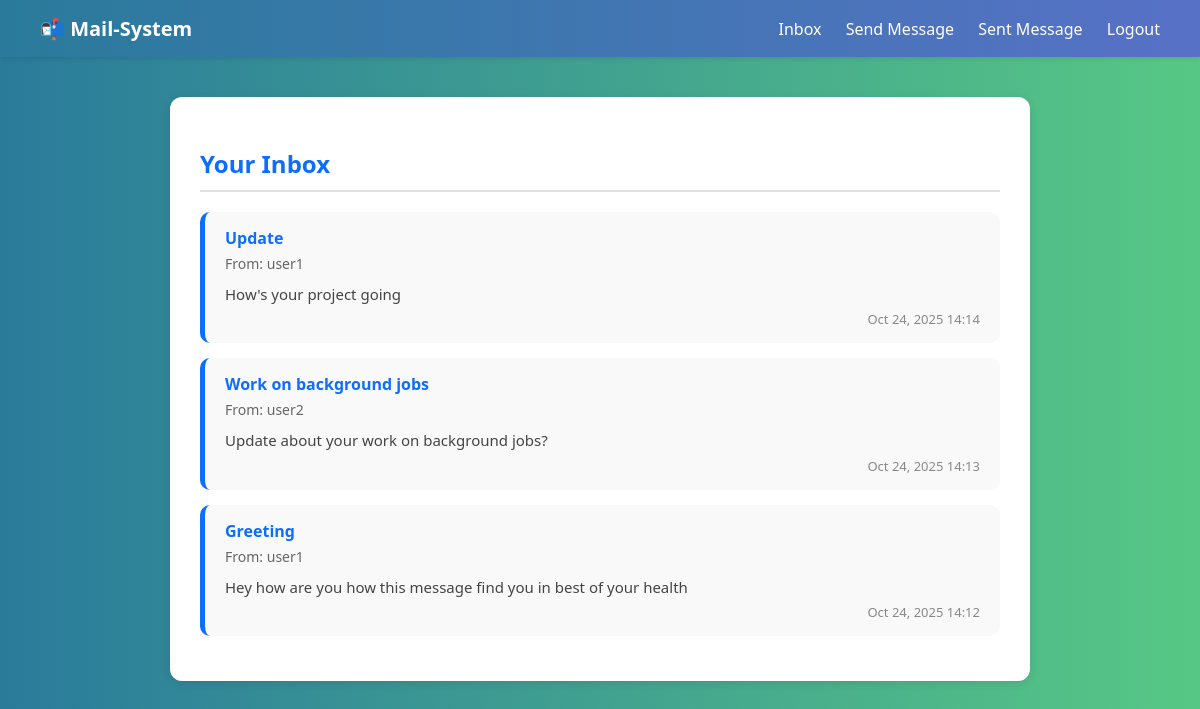
The page /inbox/ (signed in) on the database its author committed.
### mailer/models.py (models this page shows, shortened)
class Message(models.Model):
    sender = models.ForeignKey(User, related_name='sent_messages', on_delete=models.CASCADE)
    receiver = models.ForeignKey(User, related_name='received_messages', on_delete=models.CASCADE)
    subject = models.CharField(max_length=200)
    body = models.TextField()
    created_at = models.DateTimeField(auto_now_add=True)

### mailer/views.py (the view)
# urls.py: path('inbox/', mail_views.inbox, name='inbox'),
@login_required
def inbox(request):
    messages = Message.objects.filter(receiver=request.user).order_by('-created_at')
    return render(request, 'mailer/inbox.html', {'messages': messages})

### mailer/templates/mailer/inbox.html (shortened to what this page needs)
<!DOCTYPE html>
<html lang="en">
<head>
</head>
<body>
  <div class="navbar">
    <h1>📬 Mail-System</h1>
    <div>
      <a href="{% url 'inbox' %}">Inbox</a>
      <a href="{% url 'send_message' %}">Send Message</a>
      <a href="{% url 'sent_messages' %}">Sent Message</a>
      <a href="{% url 'logout' %}">Logout</a>
    </div>
  </div>
  <div class="container">
    <h2>Your Inbox</h2>
    {% if messages %}
      {% for msg in messages %}
        <div class="message">
          <div class="subject">{{ msg.subject }}</div>
          <div class="from">From: {{ msg.sender.username }}</div>
          <p>{{ msg.body }}</p>
          <small>{{ msg.created_at|date:"M d, Y H:i" }}</small>
        </div>
      {% endfor %}
    {% else %}
      <div class="no-messages">
        <p>No messages yet 💌</p>
        <a href="{% url 'send_message' %}" class="btn">Send Your First Message</a>
      </div>
    {% endif %}
  </div>
</body>
</html>

### mailer/templates/mailer/inbox.html (style rules this page uses)
body { font-family: "Segoe UI", Roboto, Arial, sans-serif; background: #2A7B9B; background: linear-gradient(90deg,rgba(42, 123, 155, 1) 0%, rgba(87, 199, 133, 1) 99%); margin: 0; padding: 0; color: #333; }
.navbar { background: #2A7B9B; background: linear-gradient(90deg,rgba(42, 123, 155, 1) 0%, rgba(87, 113, 199, 1) 99%); color: white; padding: 15px 40px; display: flex; justify-content: space-between; align-items: center; box-shadow: 0 2px 5px rgba(0, 0, 0, 0.1); }
.navbar h1 { font-size: 20px; margin: 0; font-weight: 600; }
.navbar a { color: white; text-decoration: none; margin-left: 20px; font-weight: 500; transition: 0.3s; }
.container { max-width: 800px; margin: 40px auto; background: #fff; border-radius: 12px; padding: 30px; box-shadow: 0 2px 10px rgba(0, 0, 0, 0.1); }
h2 { margin-bottom: 20px; border-bottom: 2px solid #e0e0e0; padding-bottom: 10px; color: #0d6efd; }
.message { background: #f9f9f9; padding: 15px 20px; border-radius: 10px; margin-bottom: 15px; border-left: 5px solid #0d6efd; transition: all 0.3s ease; }
.subject { font-weight: 600; font-size: 16px; color: #0d6efd; margin-bottom: 5px; }
.from { color: #666; font-size: 14px; margin-bottom: 10px; }
.message p { font-size: 15px; color: #444; line-height: 1.5; margin: 0 0 5px 0; }
small { display: block; text-align: right; color: #888; font-size: 13px; }

### rows shown on the page
Message: subject "Update", sender.username "user1", body "How's your project going", created_at "Oct 24, 2025 14:14"
Message: subject "Work on background jobs", sender.username "user2", body "Update about your work on background jobs?", created_at "Oct 24, 2025 14:13"
Message: subject "Greeting", sender.username "user1", body "Hey how are you how this message find you in best of your health", created_at "Oct 24, 2025 14:12"
